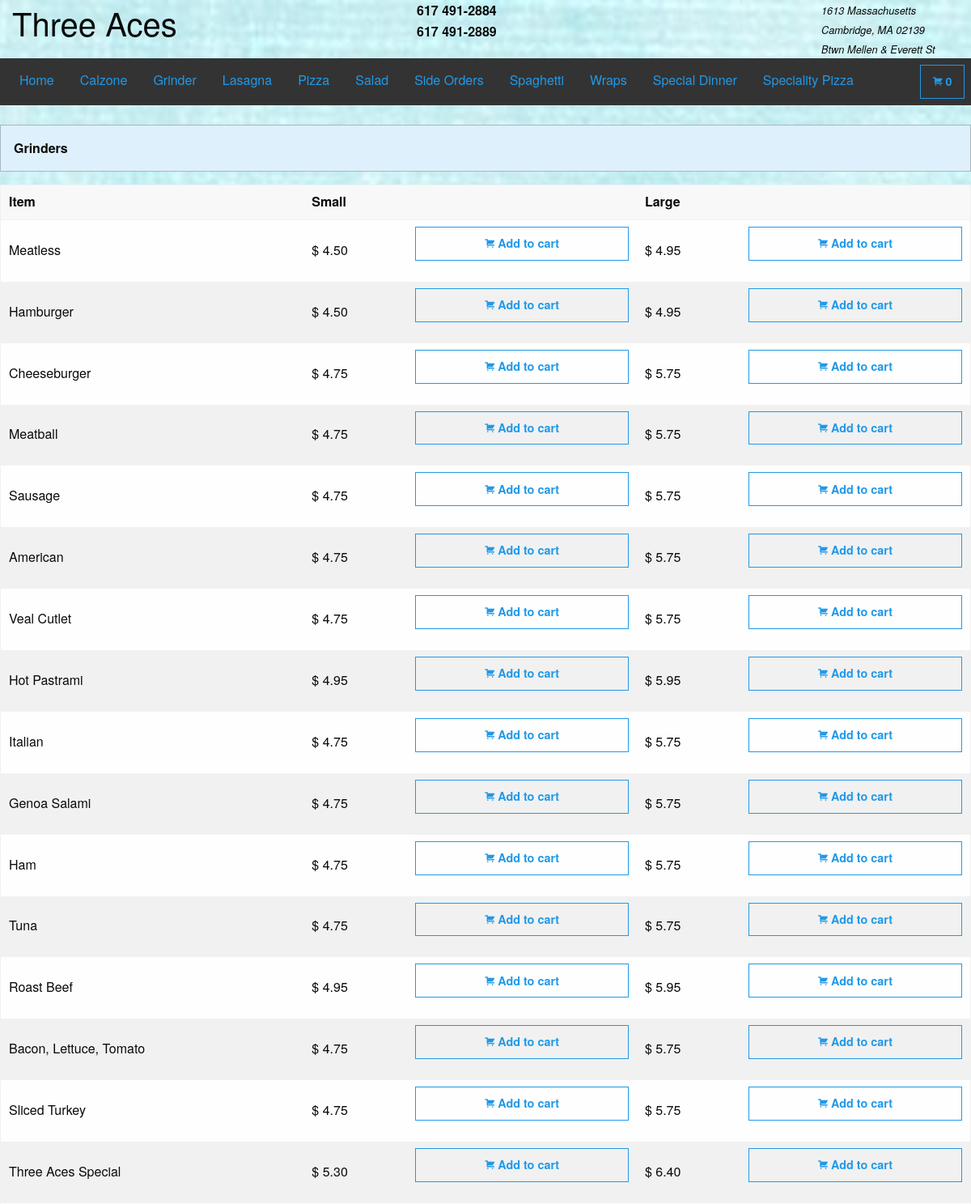
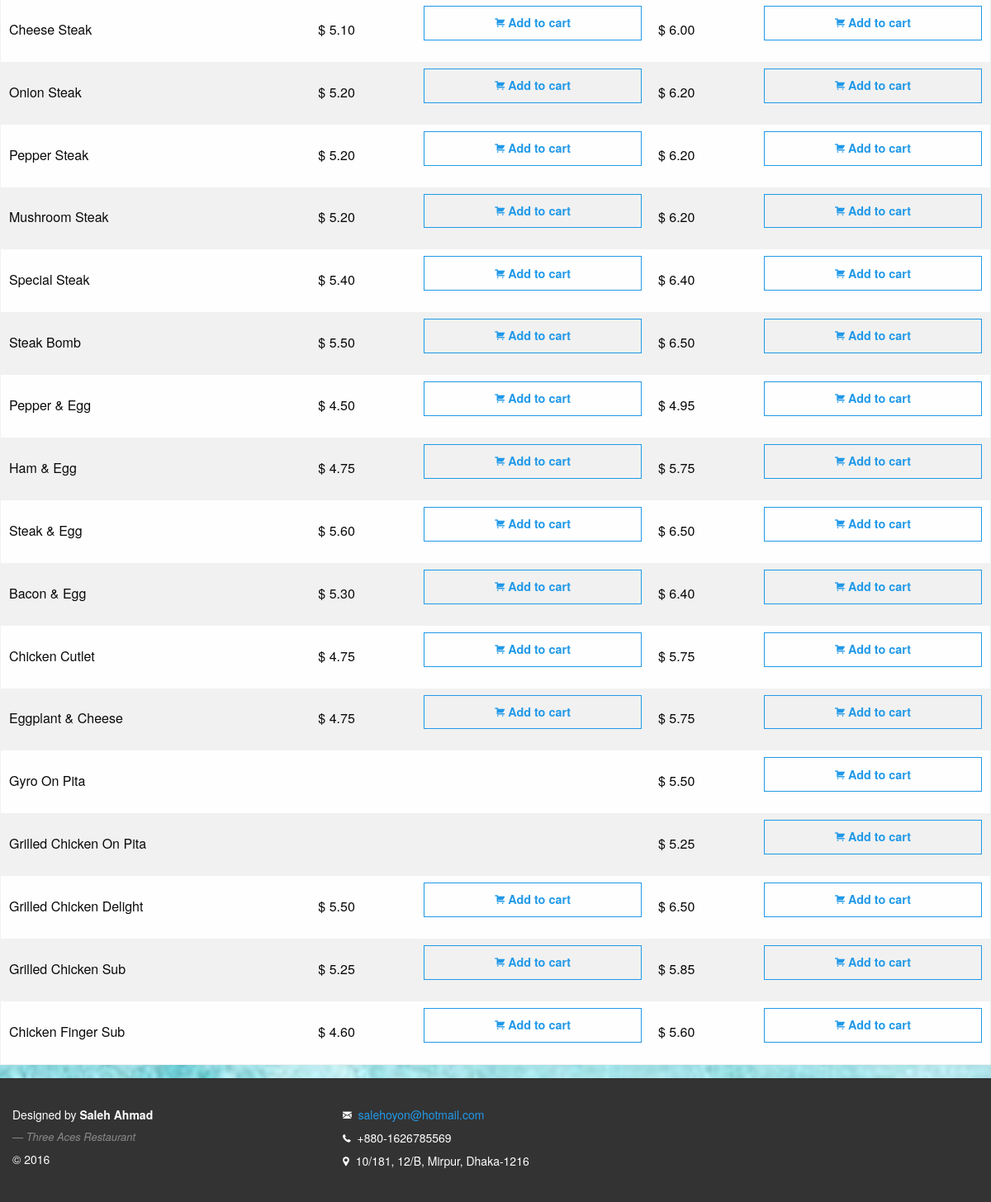
/grinder.php, run on the app's committed database (2 pictures, top to bottom).
### tables this page shows
CREATE TABLE `grinder` (
  `grinder_id` bigint(20) NOT NULL,
  `grinder_name` text NOT NULL,
  `grinder_small_price` decimal(10,2) DEFAULT NULL,
  `grinder_large_price` decimal(10,2) NOT NULL
);

### model/db.php (called while the page is built, shortened)
<?php
function grinders(){
    $conn = db_conn();
    $selectQuery = 'SELECT * FROM `grinder`';
    try{
        $stmt = $conn->query($selectQuery);
    }catch(PDOException $e){
        handle_sql_errors($selectQuery, $e->getMessage());
    }
    $row = $stmt->fetchAll(PDO::FETCH_ASSOC);
    return $row;
}

### controller/dataCollector.php (called while the page is built, shortened)
<?php
require_once 'model/db.php';
function getGrinders(){
    $row = grinders();
    return $row;
}
?>

### grinder.php (the view, shortened to what this page needs)
<?php
require_once 'controller/dataCollector.php';
$row = getGrinders();
?>
<!doctype html>
<html class="no-js" lang="en">
<head>
    <link rel="stylesheet" href="css/normalize.css">
    <link rel="stylesheet" href="css/foundation.min.css">
    <link rel="stylesheet" href="css/foundation-icons/foundation-icons.css" />
    <link rel="stylesheet" href="css/main.css">
</head>
<body>
<div class="cover-image"></div>
<div id="wrap">
    <main>
<header>
    <?php include_once 'includes/upperHeader.php';?>
    <nav id="fixed-top-nav-sec">
        <?php require_once 'includes/navbar.php'; ?>
    </nav>
</header>
<br/>
<section>
    <div class="row">
            <div class="panel callout primary"><strong>Grinders</strong></div>
            <table style="width: 100%">
                <thead>
                <tr>
                    <th>Item</th>
                    <th>Small</th>
                    <th></th>
                    <th>Large</th>
                    <th></th>
                </tr>
                </thead>
                <tbody>
                <?php foreach($row as $r): ?>
                    <tr data-id ="<?php echo $r['grinder_id'] ?>" data-type="Grinder">
                        <td><?php echo $r['grinder_name']; ?></td>
                        <td><?php
                            if(isset($r['grinder_small_price'])){
                                echo ' $ '. $r['grinder_small_price'];
                            }
                            ?></td>
                        <td>
                            <?php if(isset($r['grinder_small_price'])): ?>
                            <button type="button" class="button hollow primary expanded item-small">
                                <i class="fi-shopping-cart"></i>
                                <strong>Add to cart</strong>
                            </button>
                        <?php endif; ?>
                        </td>
                        <td> $ <?php echo $r['grinder_large_price']; ?></td>
                        <td>
                            <button type="button" class="button hollow primary expanded item-large">
                                <i class="fi-shopping-cart"></i>
                                <strong>Add to cart</strong>
                            </button>
                        </td>
                    </tr>
                <?php endforeach; ?>
                </tbody>
            </table>
    </div>
</section>
        </main>
    </div>
<footer>
    <?php include_once 'includes/footer.php';?>
</footer>
</body>
</html>

### css/main.css (style rules this page uses)
html { color: #222; font-size: 1em; line-height: 1.4; }
.cover-image { position: fixed; top: 0; left: 0; right: 0; z-index: -1; top:0; background: url("../img/back-image.jpg") bottom no-repeat fixed; background-size: cover; height: 100%; }
#wrap { min-height: 100%; }
main { overflow:auto; padding-bottom: 150px; }
footer { background: #333; color:#fff; position: relative; margin-top: -150px; clear:both; padding: 30px 0; height: 150px; font-size: 14px; line-height: 2 }

### data on the page
grinder: grinder_name "Meatless", grinder_small_price "4.50", shows "Add to cart", grinder_large_price "4.95"
grinder: grinder_name "Hamburger", grinder_small_price "4.50", shows "Add to cart", grinder_large_price "4.95"
grinder: grinder_name "Cheeseburger", grinder_small_price "4.75", shows "Add to cart", grinder_large_price "5.75"
grinder: grinder_name "Meatball", grinder_small_price "4.75", shows "Add to cart", grinder_large_price "5.75"
grinder: grinder_name "Sausage", grinder_small_price "4.75", shows "Add to cart", grinder_large_price "5.75"
grinder: grinder_name "American", grinder_small_price "4.75", shows "Add to cart", grinder_large_price "5.75"
grinder: grinder_name "Veal Cutlet", grinder_small_price "4.75", shows "Add to cart", grinder_large_price "5.75"
grinder: grinder_name "Hot Pastrami", grinder_small_price "4.95", shows "Add to cart", grinder_large_price "5.95"
grinder: grinder_name "Italian", grinder_small_price "4.75", shows "Add to cart", grinder_large_price "5.75"
grinder: grinder_name "Genoa Salami", grinder_small_price "4.75", shows "Add to cart", grinder_large_price "5.75"
grinder: grinder_name "Ham", grinder_small_price "4.75", shows "Add to cart", grinder_large_price "5.75"
grinder: grinder_name "Tuna", grinder_small_price "4.75", shows "Add to cart", grinder_large_price "5.75"
grinder: grinder_name "Roast Beef", grinder_small_price "4.95", shows "Add to cart", grinder_large_price "5.95"
grinder: grinder_name "Bacon, Lettuce, Tomato", grinder_small_price "4.75", shows "Add to cart", grinder_large_price "5.75"
grinder: grinder_name "Sliced Turkey", grinder_small_price "4.75", shows "Add to cart", grinder_large_price "5.75"
grinder: grinder_name "Three Aces Special", grinder_small_price "5.30", shows "Add to cart", grinder_large_price "6.40"
grinder: grinder_name "Cheese Steak", grinder_small_price "5.10", shows "Add to cart", grinder_large_price "6.00"
grinder: grinder_name "Onion Steak", grinder_small_price "5.20", shows "Add to cart", grinder_large_price "6.20"
grinder: grinder_name "Pepper Steak", grinder_small_price "5.20", shows "Add to cart", grinder_large_price "6.20"
grinder: grinder_name "Mushroom Steak", grinder_small_price "5.20", shows "Add to cart", grinder_large_price "6.20"
grinder: grinder_name "Special Steak", grinder_small_price "5.40", shows "Add to cart", grinder_large_price "6.40"
grinder: grinder_name "Steak Bomb", grinder_small_price "5.50", shows "Add to cart", grinder_large_price "6.50"
grinder: grinder_name "Pepper & Egg", grinder_small_price "4.50", shows "Add to cart", grinder_large_price "4.95"
grinder: grinder_name "Ham & Egg", grinder_small_price "4.75", shows "Add to cart", grinder_large_price "5.75"
grinder: grinder_name "Steak & Egg", grinder_small_price "5.60", shows "Add to cart", grinder_large_price "6.50"
grinder: grinder_name "Bacon & Egg", grinder_small_price "5.30", shows "Add to cart", grinder_large_price "6.40"
grinder: grinder_name "Chicken Cutlet", grinder_small_price "4.75", shows "Add to cart", grinder_large_price "5.75"
grinder: grinder_name "Eggplant & Cheese", grinder_small_price "4.75", shows "Add to cart", grinder_large_price "5.75"
grinder: grinder_name "Gyro On Pita", grinder_large_price "5.50"
grinder: grinder_name "Grilled Chicken On Pita", grinder_large_price "5.25"
grinder: grinder_name "Grilled Chicken Delight", grinder_small_price "5.50", shows "Add to cart", grinder_large_price "6.50"
grinder: grinder_name "Grilled Chicken Sub", grinder_small_price "5.25", shows "Add to cart", grinder_large_price "5.85"
grinder: grinder_name "Chicken Finger Sub", grinder_small_price "4.60", shows "Add to cart", grinder_large_price "5.60"

### other printed values
count($_SESSION['cart']) "0"
